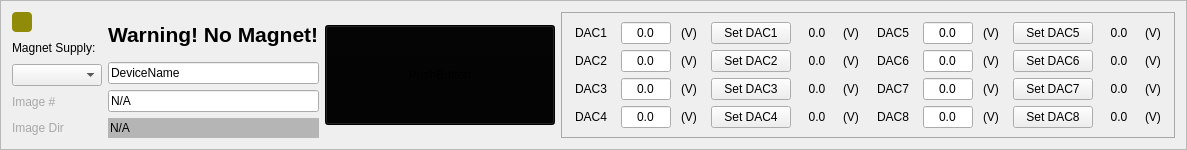
       <widget class="QFrame" name="frame_Main_Basic">
        <property name="styleSheet">
         <string notr="true">#frame_Main_Basic{
border:1px solid rgb(168,168,168)
}</string>
        </property>
        <property name="frameShape">
         <enum>QFrame::StyledPanel</enum>
        </property>
        <property name="frameShadow">
         <enum>QFrame::Raised</enum>
        </property>
        <layout class="QHBoxLayout" name="horizontalLayout_2" stretch="1,2,3,8">
         <item>
          <layout class="QVBoxLayout" name="verticalLayout_Main_Basic1">
           <item>
            <widget class="QPushButton" name="push_Servers">
             <property name="minimumSize">
              <size>
               <width>20</width>
               <height>20</height>
              </size>
             </property>
             <property name="maximumSize">
              <size>
               <width>20</width>
               <height>20</height>
              </size>
             </property>
             <property name="styleSheet">
              <string notr="true">#push_Servers{
background: rgb(144, 140, 9);
 border-radius: 4px;
}</string>
             </property>
             <property name="text">
              <string/>
             </property>
            </widget>
           </item>
           <item>
            <widget class="QLabel" name="label_2">
             <property name="text">
              <string>Magnet Supply:</string>
             </property>
            </widget>
           </item>
           <item>
            <widget class="QComboBox" name="comboBox_magnetPower"/>
           </item>
           <item>
            <widget class="QLabel" name="label_ImageNum">
             <property name="minimumSize">
              <size>
               <width>90</width>
               <height>0</height>
              </size>
             </property>
             <property name="styleSheet">
              <string notr="true">#label_ImageNum{
color: rgb(168, 168, 168)
}</string>
             </property>
             <property name="text">
              <string>Image #</string>
             </property>
            </widget>
           </item>
           <item>
            <widget class="QLabel" name="label_ImageDir">
             <property name="minimumSize">
              <size>
               <width>90</width>
               <height>0</height>
              </size>
             </property>
             <property name="styleSheet">
              <string notr="true">#label_ImageDir{
color: rgb(168, 168, 168)
}</string>
             </property>
             <property name="text">
              <string>Image Dir</string>
             </property>
            </widget>
           </item>
          </layout>
         </item>
         <item>
          <layout class="QVBoxLayout" name="verticalLayout_Main_Basic2">
           <item>
            <widget class="QLabel" name="warning_label">
             <property name="font">
              <font>
               <pointsize>16</pointsize>
               <bold>true</bold>
              </font>
             </property>
             <property name="styleSheet">
              <string notr="true">#warning_label{color:rgb(0, 0, 0)}</string>
             </property>
             <property name="text">
              <string>Warning! No Magnet!</string>
             </property>
             <property name="textFormat">
              <enum>Qt::PlainText</enum>
             </property>
            </widget>
           </item>
           <item>
            <widget class="QLineEdit" name="lineEdit_Device_Name">
             <property name="minimumSize">
              <size>
               <width>80</width>
               <height>20</height>
              </size>
             </property>
             <property name="text">
              <string>DeviceName</string>
             </property>
             <property name="alignment">
              <set>Qt::AlignLeading|Qt::AlignLeft|Qt::AlignVCenter</set>
             </property>
            </widget>
           </item>
           <item>
            <widget class="QLineEdit" name="lineEdit_ImageNum">
             <property name="minimumSize">
              <size>
               <width>80</width>
               <height>20</height>
              </size>
             </property>
             <property name="toolTip">
              <string>Updates when scan starts</string>
             </property>
             <property name="styleSheet">
              <string notr="true">#lineEdit_ImageNumber{
background: rgb(181, 181, 181);
border: grey;
}</string>
             </property>
             <property name="text">
              <string>N/A</string>
             </property>
             <property name="alignment">
              <set>Qt::AlignLeading|Qt::AlignLeft|Qt::AlignVCenter</set>
             </property>
             <property name="readOnly">
              <bool>true</bool>
             </property>
            </widget>
           </item>
           <item>
            <widget class="QLineEdit" name="lineEdit_ImageDir">
             <property name="minimumSize">
              <size>
               <width>80</width>
               <height>20</height>
              </size>
             </property>
             <property name="toolTip">
              <string>Updates when scan starts</string>
             </property>
             <property name="styleSheet">
              <string notr="true">#lineEdit_ImageDir{
background: rgb(181, 181, 181);
border: grey;
}</string>
             </property>
             <property name="text">
              <string>N/A</string>
             </property>
             <property name="alignment">
              <set>Qt::AlignLeading|Qt::AlignLeft|Qt::AlignVCenter</set>
             </property>
             <property name="readOnly">
              <bool>true</bool>
             </property>
            </widget>
           </item>
          </layout>
         </item>
         <item>
          <widget class="QPushButton" name="SQUID">
           <property name="minimumSize">
            <size>
             <width>200</width>
             <height>100</height>
            </size>
           </property>
           <property name="focusPolicy">
            <enum>Qt::NoFocus</enum>
           </property>
           <property name="contextMenuPolicy">
            <enum>Qt::ActionsContextMenu</enum>
           </property>
           <property name="styleSheet">
            <string notr="true">image: url(:/nSOTScanner/Pictures/SQUIDRotated2.png);
background-color: rgb(3, 3, 3);</string>
           </property>
           <property name="text">
            <string>PushButton</string>
           </property>
          </widget>
         </item>
         <item>
          <widget class="QFrame" name="frame_MainBasic_DACOUTPUT">
           <property name="sizePolicy">
            <sizepolicy hsizetype="Preferred" vsizetype="Preferred">
             <horstretch>0</horstretch>
             <verstretch>0</verstretch>
            </sizepolicy>
           </property>
           <property name="layoutDirection">
            <enum>Qt::LeftToRight</enum>
           </property>
           <property name="styleSheet">
            <string notr="true">#frame_MainBasic_DACOUTPUT{
border:1px solid rgb(168,168,168)
}</string>
           </property>
           <property name="frameShape">
            <enum>QFrame::StyledPanel</enum>
           </property>
           <property name="frameShadow">
            <enum>QFrame::Raised</enum>
           </property>
           <layout class="QGridLayout" name="gridLayout_MainBasic_DACOUTPUT" rowstretch="1,0,0,0" columnstretch="2,3,1,3,3,1,2,3,1,3,3,1">
            <property name="rightMargin">
             <number>9</number>
            </property>
            <property name="horizontalSpacing">
             <number>10</number>
            </property>
            <property name="verticalSpacing">
             <number>6</number>
            </property>
            <item row="0" column="0">
             <widget class="QLabel" name="label_DAC1">
              <property name="minimumSize">
               <size>
                <width>40</width>
                <height>20</height>
               </size>
              </property>
              <property name="text">
               <string>DAC1</string>
              </property>
              <property name="alignment">
               <set>Qt::AlignCenter</set>
              </property>
             </widget>
            </item>
            <item row="0" column="1">
             <widget class="QLineEdit" name="lineEdit_DACOut1">
              <property name="minimumSize">
               <size>
                <width>50</width>
                <height>20</height>
               </size>
              </property>
              <property name="maximumSize">
               <size>
                <width>80</width>
                <height>16777215</height>
               </size>
              </property>
              <property name="text">
               <string>0.0</string>
              </property>
              <property name="alignment">
               <set>Qt::AlignCenter</set>
              </property>
             </widget>
            </item>
            <item row="0" column="2">
             <widget class="QLabel" name="label_EditVoltage_Unit_1">
              <property name="minimumSize">
               <size>
                <width>20</width>
                <height>20</height>
               </size>
              </property>
              <property name="text">
               <string>(V)</string>
              </property>
             </widget>
            </item>
            <item row="0" column="3">
             <widget class="QPushButton" name="pushButton_DACOut1">
              <property name="maximumSize">
               <size>
                <width>16777215</width>
                <height>16777215</height>
               </size>
              </property>
              <property name="toolTip">
               <string>Test</string>
              </property>
              <property name="text">
               <string>Set DAC1</string>
              </property>
             </widget>
            </item>
            <item row="0" column="4">
             <widget class="QLabel" name="label_DACOut1">
              <property name="text">
               <string>0.0</string>
              </property>
              <property name="alignment">
               <set>Qt::AlignCenter</set>
              </property>
             </widget>
            </item>
            <item row="0" column="5">
             <widget class="QLabel" name="label_OutVoltage_Unit_1">
              <property name="minimumSize">
               <size>
                <width>20</width>
                <height>20</height>
               </size>
              </property>
              <property name="text">
               <string>(V)</string>
              </property>
             </widget>
            </item>
            <item row="0" column="6">
             <widget class="QLabel" name="label_DAC5">
              <property name="minimumSize">
               <size>
                <width>40</width>
                <height>20</height>
               </size>
              </property>
              <property name="text">
               <string>DAC5</string>
              </property>
              <property name="alignment">
               <set>Qt::AlignCenter</set>
              </property>
             </widget>
            </item>
            <item row="0" column="7">
             <widget class="QLineEdit" name="lineEdit_DACOut5">
              <property name="minimumSize">
               <size>
                <width>50</width>
                <height>20</height>
               </size>
              </property>
              <property name="maximumSize">
               <size>
                <width>80</width>
                <height>16777215</height>
               </size>
              </property>
              <property name="text">
               <string>0.0</string>
              </property>
              <property name="alignment">
               <set>Qt::AlignCenter</set>
              </property>
             </widget>
            </item>
            <item row="0" column="8">
             <widget class="QLabel" name="label_EditVoltage_Unit_5">
              <property name="minimumSize">
               <size>
                <width>20</width>
                <height>20</height>
               </size>
              </property>
              <property name="text">
               <string>(V)</string>
              </property>
             </widget>
            </item>
            <item row="0" column="9">
             <widget class="QPushButton" name="pushButton_DACOut5">
              <property name="maximumSize">
               <size>
                <width>16777215</width>
                <height>16777215</height>
               </size>
              </property>
              <property name="toolTip">
               <string>Test</string>
              </property>
              <property name="text">
               <string>Set DAC5</string>
              </property>
             </widget>
            </item>
            <item row="0" column="10">
             <widget class="QLabel" name="label_DACOut5">
              <property name="text">
               <string>0.0</string>
              </property>
              <property name="alignment">
               <set>Qt::AlignCenter</set>
              </property>
             </widget>
            </item>
            <item row="0" column="11">
             <widget class="QLabel" name="label_OutVoltage_Unit_5">
              <property name="minimumSize">
               <size>
                <width>20</width>
                <height>20</height>
               </size>
              </property>
              <property name="text">
               <string>(V)</string>
              </property>
             </widget>
            </item>
            <item row="1" column="0">
             <widget class="QLabel" name="label_DAC2">
              <property name="minimumSize">
               <size>
                <width>40</width>
                <height>20</height>
               </size>
              </property>
              <property name="text">
               <string>DAC2</string>
              </property>
              <property name="alignment">
               <set>Qt::AlignCenter</set>
              </property>
             </widget>
            </item>
            <item row="1" column="1">
             <widget class="QLineEdit" name="lineEdit_DACOut2">
              <property name="minimumSize">
               <size>
                <width>50</width>
                <height>20</height>
               </size>
              </property>
              <property name="maximumSize">
               <size>
                <width>80</width>
                <height>16777215</height>
               </size>
              </property>
              <property name="text">
               <string>0.0</string>
              </property>
              <property name="alignment">
               <set>Qt::AlignCenter</set>
              </property>
             </widget>
            </item>
            <item row="1" column="2">
             <widget class="QLabel" name="label_EditVoltage_Unit_2">
              <property name="minimumSize">
               <size>
                <width>20</width>
                <height>20</height>
               </size>
              </property>
              <property name="text">
               <string>(V)</string>
              </property>
             </widget>
            </item>
            <item row="1" column="3">
             <widget class="QPushButton" name="pushButton_DACOut2">
              <property name="maximumSize">
               <size>
                <width>16777215</width>
                <height>16777215</height>
               </size>
              </property>
              <property name="toolTip">
               <string>Test</string>
              </property>
              <property name="text">
               <string>Set DAC2</string>
              </property>
             </widget>
            </item>
            <item row="1" column="4">
             <widget class="QLabel" name="label_DACOut2">
              <property name="text">
               <string>0.0</string>
              </property>
              <property name="alignment">
               <set>Qt::AlignCenter</set>
              </property>
             </widget>
            </item>
            <item row="1" column="5">
             <widget class="QLabel" name="label_OutVoltage_Unit_2">
              <property name="minimumSize">
               <size>
                <width>20</width>
                <height>20</height>
               </size>
              </property>
              <property name="text">
               <string>(V)</string>
              </property>
             </widget>
            </item>
            <item row="1" column="6">
             <widget class="QLabel" name="label_DAC6">
              <property name="minimumSize">
               <size>
                <width>40</width>
                <height>20</height>
               </size>
              </property>
              <property name="text">
               <string>DAC6</string>
              </property>
              <property name="alignment">
               <set>Qt::AlignCenter</set>
              </property>
             </widget>
            </item>
            <item row="1" column="7">
             <widget class="QLineEdit" name="lineEdit_DACOut6">
              <property name="minimumSize">
               <size>
                <width>50</width>
                <height>20</height>
               </size>
              </property>
              <property name="maximumSize">
               <size>
                <width>80</width>
                <height>16777215</height>
               </size>
              </property>
              <property name="text">
               <string>0.0</string>
              </property>
              <property name="alignment">
               <set>Qt::AlignCenter</set>
              </property>
             </widget>
            </item>
            <item row="1" column="8">
             <widget class="QLabel" name="label_EditVoltage_Unit_6">
              <property name="minimumSize">
               <size>
                <width>20</width>
                <height>20</height>
               </size>
              </property>
              <property name="text">
               <string>(V)</string>
              </property>
             </widget>
            </item>
            <item row="1" column="9">
             <widget class="QPushButton" name="pushButton_DACOut6">
              <property name="maximumSize">
               <size>
                <width>16777215</width>
                <height>16777215</height>
               </size>
              </property>
              <property name="toolTip">
               <string>Test</string>
              </property>
              <property name="text">
               <string>Set DAC6</string>
              </property>
             </widget>
            </item>
            <item row="1" column="10">
             <widget class="QLabel" name="label_DACOut6">
              <property name="text">
               <string>0.0</string>
              </property>
              <property name="alignment">
               <set>Qt::AlignCenter</set>
              </property>
             </widget>
            </item>
            <item row="1" column="11">
             <widget class="QLabel" name="label_OutVoltage_Unit_6">
              <property name="minimumSize">
               <size>
                <width>20</width>
                <height>20</height>
               </size>
              </property>
              <property name="text">
               <string>(V)</string>
              </property>
             </widget>
            </item>
            <item row="2" column="0">
             <widget class="QLabel" name="label_DAC3">
              <property name="minimumSize">
               <size>
                <width>40</width>
                <height>20</height>
               </size>
              </property>
              <property name="text">
               <string>DAC3</string>
              </property>
              <property name="alignment">
               <set>Qt::AlignCenter</set>
              </property>
             </widget>
            </item>
            <item row="2" column="1">
             <widget class="QLineEdit" name="lineEdit_DACOut3">
              <property name="minimumSize">
               <size>
                <width>50</width>
                <height>20</height>
               </size>
              </property>
              <property name="maximumSize">
               <size>
                <width>80</width>
                <height>16777215</height>
               </size>
              </property>
              <property name="text">
               <string>0.0</string>
              </property>
              <property name="alignment">
               <set>Qt::AlignCenter</set>
              </property>
             </widget>
            </item>
            <item row="2" column="2">
             <widget class="QLabel" name="label_EditVoltage_Unit_3">
              <property name="minimumSize">
               <size>
                <width>20</width>
                <height>20</height>
               </size>
              </property>
              <property name="text">
               <string>(V)</string>
              </property>
             </widget>
            </item>
            <item row="2" column="3">
             <widget class="QPushButton" name="pushButton_DACOut3">
              <property name="maximumSize">
               <size>
                <width>16777215</width>
                <height>16777215</height>
               </size>
              </property>
              <property name="toolTip">
               <string>Test</string>
              </property>
              <property name="text">
               <string>Set DAC3</string>
              </property>
             </widget>
            </item>
            <item row="2" column="4">
             <widget class="QLabel" name="label_DACOut3">
              <property name="text">
               <string>0.0</string>
              </property>
              <property name="alignment">
               <set>Qt::AlignCenter</set>
              </property>
             </widget>
            </item>
            <item row="2" column="5">
             <widget class="QLabel" name="label_OutVoltage_Unit_3">
              <property name="minimumSize">
               <size>
                <width>20</width>
                <height>20</height>
               </size>
              </property>
              <property name="text">
               <string>(V)</string>
              </property>
             </widget>
            </item>
            <item row="2" column="6">
             <widget class="QLabel" name="label_DAC7">
              <property name="minimumSize">
               <size>
                <width>40</width>
                <height>20</height>
               </size>
              </property>
              <property name="text">
               <string>DAC7</string>
              </property>
              <property name="alignment">
               <set>Qt::AlignCenter</set>
              </property>
             </widget>
            </item>
            <item row="2" column="7">
             <widget class="QLineEdit" name="lineEdit_DACOut7">
              <property name="minimumSize">
               <size>
                <width>50</width>
                <height>20</height>
               </size>
              </property>
              <property name="maximumSize">
               <size>
                <width>80</width>
                <height>16777215</height>
               </size>
              </property>
              <property name="text">
               <string>0.0</string>
              </property>
              <property name="alignment">
               <set>Qt::AlignCenter</set>
              </property>
             </widget>
            </item>
            <item row="2" column="8">
             <widget class="QLabel" name="label_EditVoltage_Unit_7">
              <property name="minimumSize">
               <size>
                <width>20</width>
                <height>20</height>
               </size>
              </property>
              <property name="text">
               <string>(V)</string>
              </property>
             </widget>
            </item>
            <item row="2" column="9">
             <widget class="QPushButton" name="pushButton_DACOut7">
              <property name="maximumSize">
               <size>
                <width>16777215</width>
                <height>16777215</height>
               </size>
              </property>
              <property name="toolTip">
               <string>Test</string>
              </property>
              <property name="text">
               <string>Set DAC7</string>
              </property>
             </widget>
            </item>
            <item row="2" column="10">
             <widget class="QLabel" name="label_DACOut7">
              <property name="text">
               <string>0.0</string>
              </property>
              <property name="alignment">
               <set>Qt::AlignCenter</set>
              </property>
             </widget>
            </item>
            <item row="2" column="11">
             <widget class="QLabel" name="label_OutVoltage_Unit_7">
              <property name="minimumSize">
               <size>
                <width>20</width>
                <height>20</height>
               </size>
              </property>
              <property name="text">
               <string>(V)</string>
              </property>
             </widget>
            </item>
            <item row="3" column="0">
             <widget class="QLabel" name="label_DAC4">
              <property name="minimumSize">
               <size>
                <width>40</width>
                <height>20</height>
               </size>
              </property>
              <property name="text">
               <string>DAC4</string>
              </property>
              <property name="alignment">
               <set>Qt::AlignCenter</set>
              </property>
             </widget>
            </item>
            <item row="3" column="1">
             <widget class="QLineEdit" name="lineEdit_DACOut4">
              <property name="minimumSize">
               <size>
                <width>50</width>
                <height>20</height>
               </size>
              </property>
              <property name="maximumSize">
               <size>
                <width>80</width>
                <height>16777215</height>
               </size>
              </property>
              <property name="text">
               <string>0.0</string>
              </property>
              <property name="alignment">
               <set>Qt::AlignCenter</set>
              </property>
             </widget>
            </item>
            <item row="3" column="2">
             <widget class="QLabel" name="label_EditVoltage_Unit_4">
              <property name="minimumSize">
               <size>
                <width>20</width>
                <height>20</height>
               </size>
              </property>
              <property name="text">
               <string>(V)</string>
              </property>
             </widget>
            </item>
            <item row="3" column="3">
             <widget class="QPushButton" name="pushButton_DACOut4">
              <property name="maximumSize">
               <size>
                <width>16777215</width>
                <height>16777215</height>
               </size>
              </property>
              <property name="toolTip">
               <string>Test</string>
              </property>
              <property name="text">
               <string>Set DAC4</string>
              </property>
             </widget>
            </item>
            <item row="3" column="4">
             <widget class="QLabel" name="label_DACOut4">
              <property name="text">
               <string>0.0</string>
              </property>
              <property name="alignment">
               <set>Qt::AlignCenter</set>
              </property>
             </widget>
            </item>
            <item row="3" column="5">
             <widget class="QLabel" name="label_OutVoltage_Unit_4">
              <property name="minimumSize">
               <size>
                <width>20</width>
                <height>20</height>
               </size>
              </property>
              <property name="text">
               <string>(V)</string>
              </property>
             </widget>
            </item>
            <item row="3" column="6">
             <widget class="QLabel" name="label_DAC8">
              <property name="minimumSize">
               <size>
                <width>40</width>
                <height>20</height>
               </size>
              </property>
              <property name="text">
               <string>DAC8</string>
              </property>
              <property name="alignment">
               <set>Qt::AlignCenter</set>
              </property>
             </widget>
            </item>
            <item row="3" column="7">
             <widget class="QLineEdit" name="lineEdit_DACOut8">
              <property name="minimumSize">
               <size>
                <width>50</width>
                <height>20</height>
               </size>
              </property>
              <property name="maximumSize">
               <size>
                <width>80</width>
                <height>16777215</height>
               </size>
              </property>
              <property name="text">
               <string>0.0</string>
              </property>
              <property name="alignment">
               <set>Qt::AlignCenter</set>
              </property>
             </widget>
            </item>
            <item row="3" column="8">
             <widget class="QLabel" name="label_EditVoltage_Unit_8">
              <property name="minimumSize">
               <size>
                <width>20</width>
                <height>20</height>
               </size>
              </property>
              <property name="text">
               <string>(V)</string>
              </property>
             </widget>
            </item>
            <item row="3" column="9">
             <widget class="QPushButton" name="pushButton_DACOut8">
              <property name="maximumSize">
               <size>
                <width>16777215</width>
                <height>16777215</height>
               </size>
              </property>
              <property name="toolTip">
               <string>Test</string>
              </property>
              <property name="text">
               <string>Set DAC8</string>
              </property>
             </widget>
            </item>
            <item row="3" column="10">
             <widget class="QLabel" name="label_DACOut8">
              <property name="text">
               <string>0.0</string>
              </property>
              <property name="alignment">
               <set>Qt::AlignCenter</set>
              </property>
             </widget>
            </item>
            <item row="3" column="11">
             <widget class="QLabel" name="label_OutVoltage_Unit_8">
              <property name="minimumSize">
               <size>
                <width>20</width>
                <height>20</height>
               </size>
              </property>
              <property name="text">
               <string>(V)</string>
              </property>
             </widget>
            </item>
           </layout>
          </widget>
         </item>
        </layout>
       </widget>
